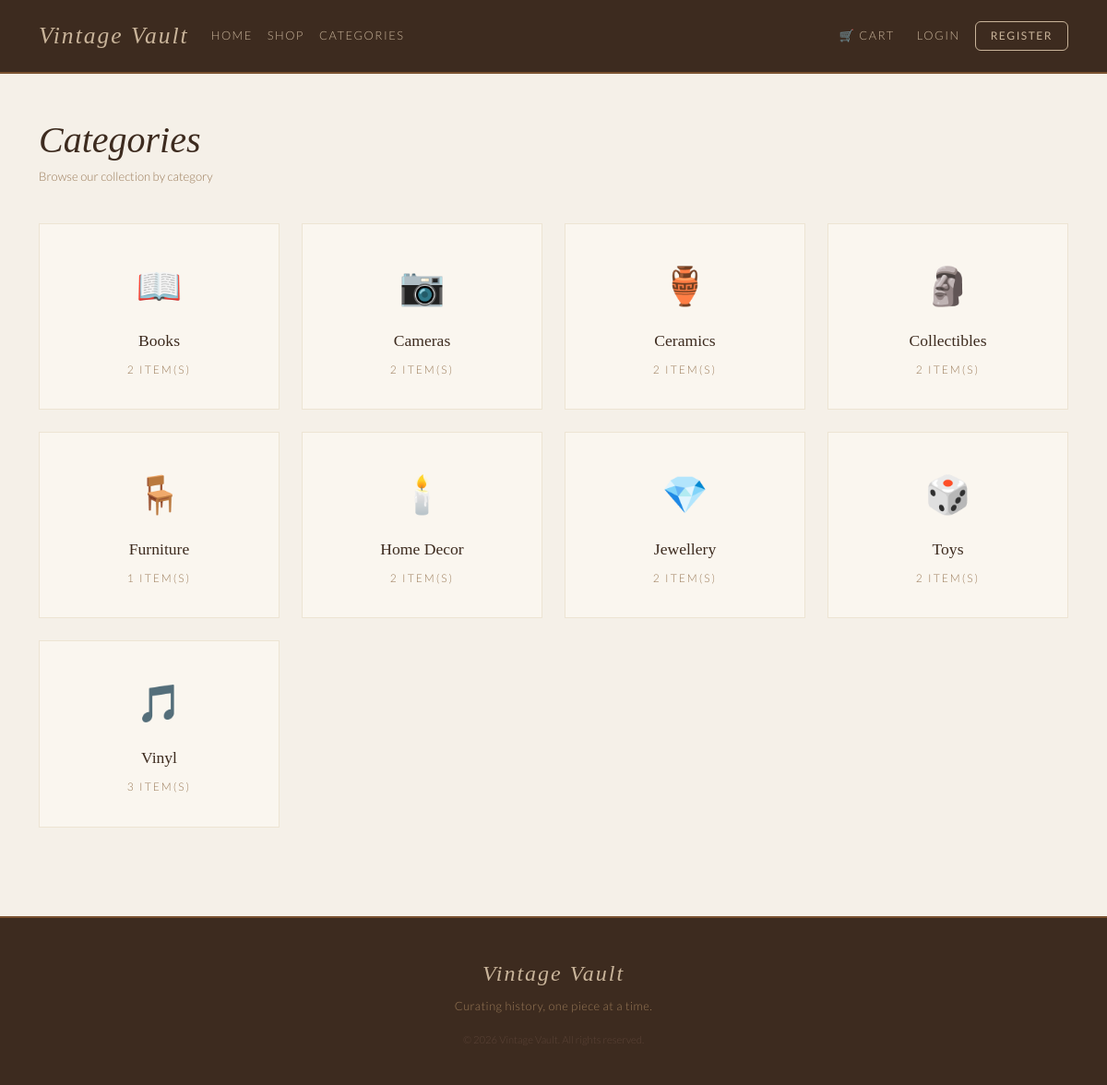
/categories.php, run on the app's committed database.
### tables this page shows
CREATE TABLE categories (
    id    INT AUTO_INCREMENT PRIMARY KEY,
    name  VARCHAR(100) NOT NULL,
    slug  VARCHAR(100) NOT NULL UNIQUE
);

### categories.php (the view, shortened to what this page needs)
<?php
require 'db.php';
require 'includes/header.php';
$categories = $pdo->query("
    SELECT c.*, COUNT(p.id) AS product_count
    FROM categories c
    LEFT JOIN products p ON c.id = p.category_id
    GROUP BY c.id
    ORDER BY c.name
")->fetchAll();
$icons = [
    'Books'        => '📖',
    'Vinyl'        => '🎵',
    'Cameras'      => '📷',
    'Jewellery'    => '💎',
    'Ceramics'     => '🏺',
    'Home Decor'   => '🕯️',
    'Toys'         => '🎲',
    'Furniture'    => '🪑',
    'Collectibles' => '🗿',
];
?>
<div class="container py-5">
    <h1 style="font-family:var(--font-serif); font-style:italic;
               color:var(--vv-dark); margin-bottom:4px;">
        Categories
    </h1>
    <p style="color:var(--vv-muted); font-size:0.82rem;
              margin-bottom:40px;">
        Browse our collection by category
    </p>
    <div class="row g-4">
        <?php foreach ($categories as $cat): ?>
        <div class="col-12 col-sm-6 col-md-4 col-lg-3">
            <a href="/week1-brenda/week1b/shop.php?category=<?= $cat['id'] ?>"
               style="text-decoration:none;">
                <div style="background:#faf6ef;
                            border:1px solid var(--vv-parchment);
                            padding:32px 20px; text-align:center;
                            transition:all 0.2s;"
                     onmouseover="this.style.background='var(--vv-dark)';
                                  this.style.borderColor='var(--vv-dark)';"
                     onmouseout="this.style.background='#faf6ef';
                                 this.style.borderColor='var(--vv-parchment)';">
                    <div style="font-size:2.5rem; margin-bottom:12px;">
                        <?= $icons[$cat['name']] ?? '🏺' ?>
                    </div>
                    <div style="font-family:var(--font-serif);
                                font-size:1.1rem; color:var(--vv-dark);
                                margin-bottom:6px;">
                        <?= htmlspecialchars($cat['name']) ?>
                    </div>
                    <div style="font-size:0.75rem; letter-spacing:2px;
                                text-transform:uppercase;
                                color:var(--vv-muted);">
                        <?= $cat['product_count'] ?> item(s)
                    </div>
                </div>
            </a>
        </div>
        <?php endforeach; ?>
    </div>
</div>
<?php require 'includes/footer.php'; ?>

### css/style.css (style rules this page uses)
:root { --vv-cream: #f5f0e8; --vv-parchment: #ede4d3; --vv-gold: #c9b49a; --vv-brown: #7a5230; --vv-dark: #3d2b1f; --vv-text: #4a3628; --vv-muted: #9a7a58; --font-serif: 'Playfair Display', Georgia, serif; --font-sans: 'Lato', sans-serif; }
body { background-color: var(--vv-cream); color: var(--vv-text); font-family: var(--font-sans); font-weight: 300; line-height: 1.7; }
h1, h2, h3, h4 { font-family: var(--font-serif); color: var(--vv-dark); }
a { color: var(--vv-brown); text-decoration: none; }

### data on the page
categories: name "📖", name "Books", product_count "2"
categories: name "📷", name "Cameras", product_count "2"
categories: name "🏺", name "Ceramics", product_count "2"
categories: name "🗿", name "Collectibles", product_count "2"
categories: name "🪑", name "Furniture", product_count "1"
categories: name "🕯️", name "Home Decor", product_count "2"
categories: name "💎", name "Jewellery", product_count "2"
categories: name "🎲", name "Toys", product_count "2"
categories: name "🎵", name "Vinyl", product_count "3"
